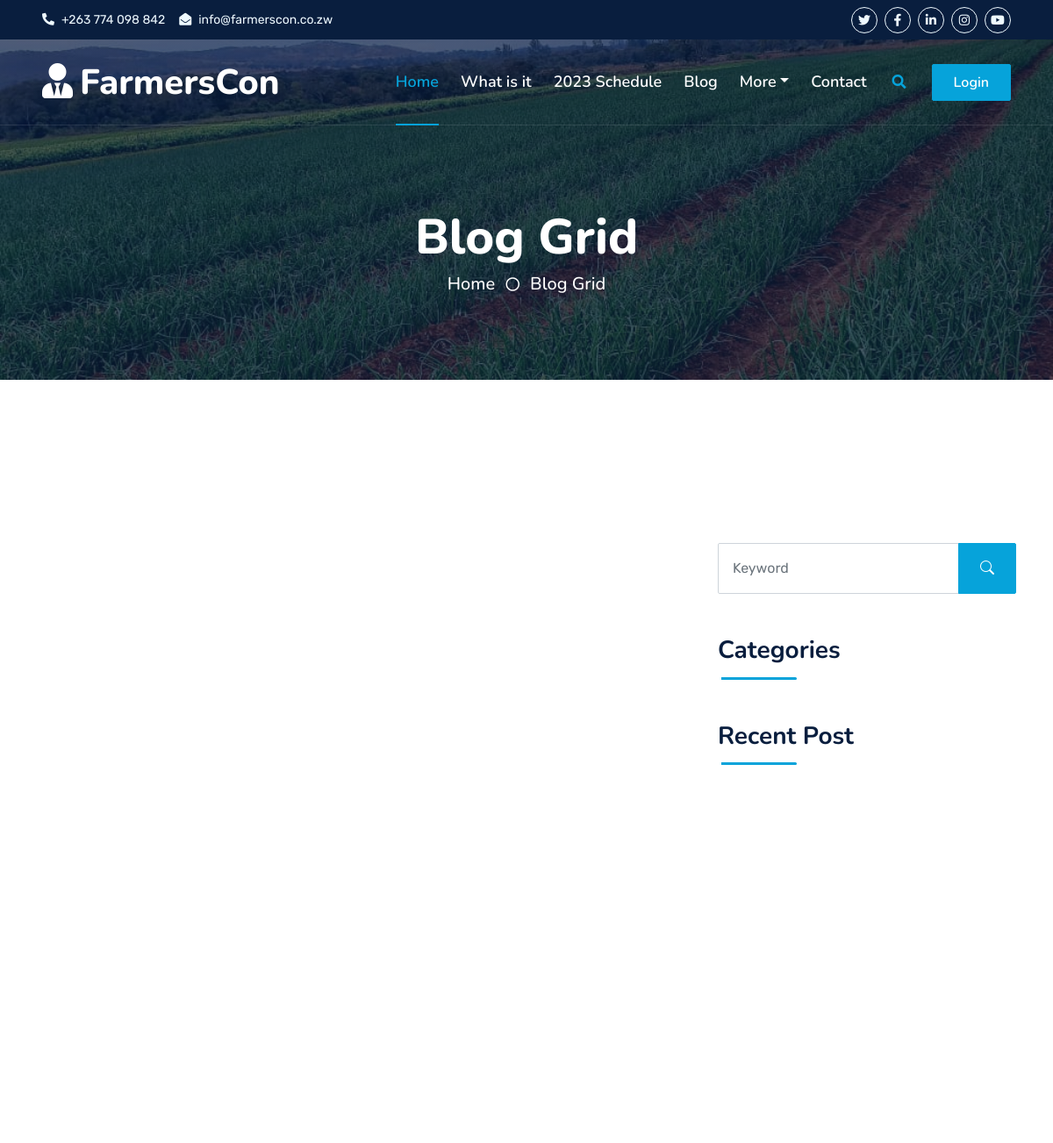
/blog (upper part), run on an earlier commit of the app's database.
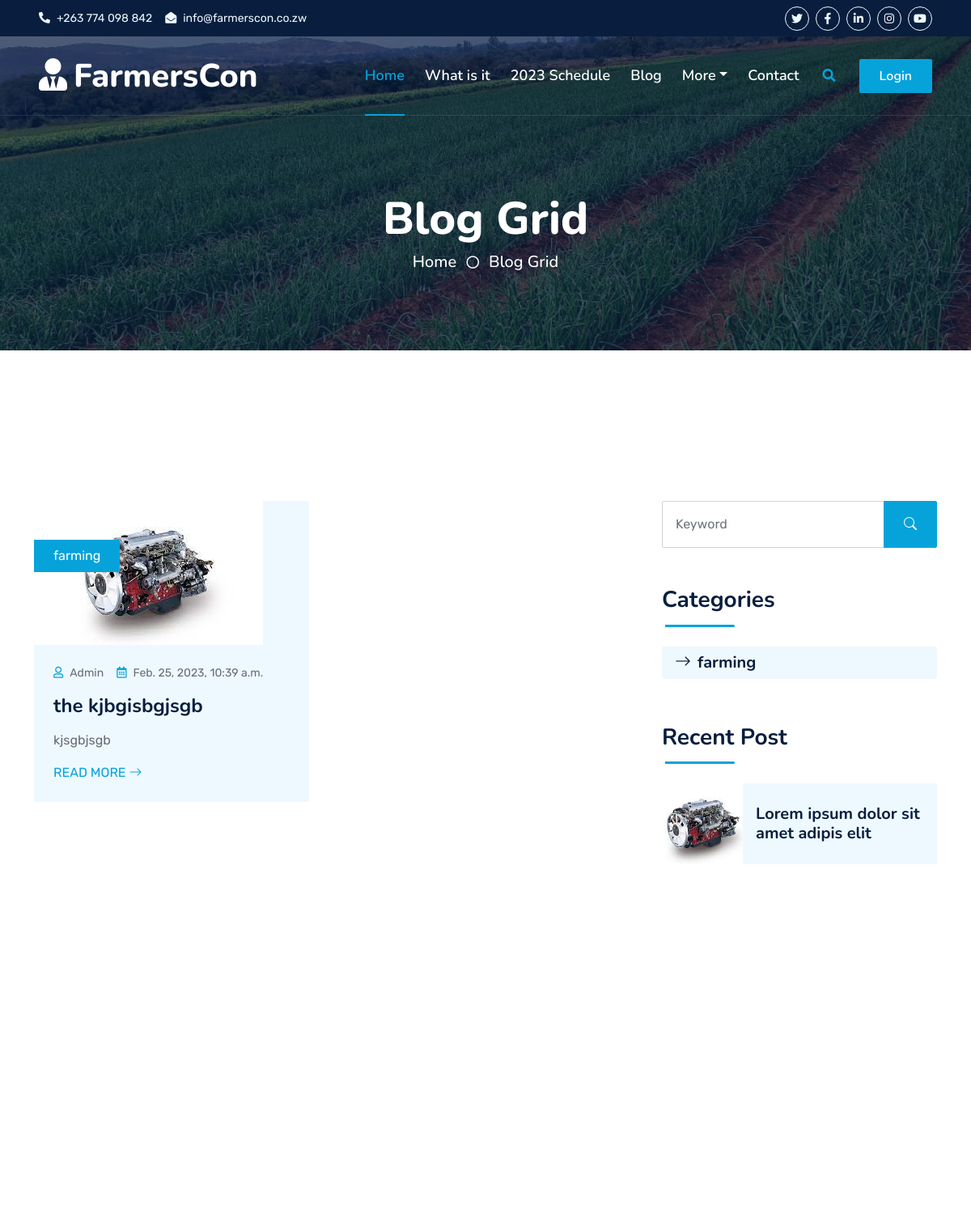
And on a later commit of the database.
### mainapp/models.py (models this page shows, shortened)
class Blog_post(models.Model):
    title = models.CharField(max_length=100)
    desc = models.CharField(max_length=100)
    thumbnail = models.ImageField(upload_to="images")
    body = models.TextField(max_length=1000)
    category = models.ForeignKey(Category,on_delete=models.CASCADE)
    date_posted = models.DateTimeField(auto_now_add=True)

class Category(models.Model):
    name = models.CharField(max_length=122)

### mainapp/views.py (the view)
# urls.py: path('blog',views.blog,name='blog'),
def blog(request):
    q =  request.GET.get('q')
    if q == None:
        blog  = Blog_post.objects.all()
    else:
        blog = Blog_post.objects.filter(Q(category__name__icontains=q)|
                                Q(title__icontains=q)
                                )
    category =  Category.objects.all()
    recent = Blog_post.objects.all()[:5]
    page = request.GET.get('page')
    paginator = Paginator(blog, 2)
    try:
        blog = paginator.page(page)
    except PageNotAnInteger:
        blog = paginator.page(1)
    except EmptyPage:
        blog = paginator.page(paginator.num_pages)
    context = {
        'blog':blog,
        'category':category,
        'recent':recent,
    }
    return render(request,'blog.html',context)

### mainapp/templates/blog.html (shortened to what this page needs)
{% extends 'base.html' %}
{% load static %}
{% block content %}
        <div class="container-fluid bg-primary py-5 bg-header" style="margin-bottom: 90px;">
            <div class="row py-5">
                <div class="col-12 pt-lg-5 mt-lg-5 text-center">
                    <h1 class="display-4 text-white animated zoomIn">Blog Grid</h1>
                    <a href="" class="h5 text-white">Home</a>
                    <i class="far fa-circle text-white px-2"></i>
                    <a href="" class="h5 text-white">Blog Grid</a>
                </div>
            </div>
        </div>
    </div>
    <div class="container-fluid py-5 wow fadeInUp" data-wow-delay="0.1s">
        <div class="container py-5">
            <div class="row g-5">
                <div class="col-lg-8">
                    <div class="row g-5">
                        {% for p in blog %}
                        <div class="col-md-6 wow slideInUp" data-wow-delay="0.1s">
                            <div class="blog-item bg-light rounded overflow-hidden">
                                <div class="blog-img position-relative overflow-hidden">
                                    <img class="img-fluid" src="{{ p.thumbnail.url }}" alt="">
                                    <a class="position-absolute top-0 start-0 bg-primary text-white rounded-end mt-5 py-2 px-4" href="">{{ p.category.name}}</a>
                                </div>
                                <div class="p-4">
                                    <div class="d-flex mb-3">
                                        <small class="me-3"><i class="far fa-user text-primary me-2"></i>Admin</small>
                                        <small><i class="far fa-calendar-alt text-primary me-2"></i>{{ p.date_posted }}</small>
                                    </div>
                                    <h4 class="mb-3">{{ p.title }}</h4>
                                    <p>{{  p.desc }}</p>
                                    <a class="text-uppercase" href="{%  url 'blog_detail' p.id %}">Read More <i class="bi bi-arrow-right"></i></a>
                                </div>
                            </div>
                        </div>
                       {%  endfor %}
                    </div>
                </div>
                <div class="col-lg-4">
                    <div class="mb-5 wow slideInUp" data-wow-delay="0.1s">
                        <div class="input-group">
                            <input type="text" class="form-control p-3" placeholder="Keyword">
                            <button class="btn btn-primary px-4"><i class="bi bi-search"></i></button>
                        </div>
                    </div>
                    <div class="mb-5 wow slideInUp" data-wow-delay="0.1s">
                        <div class="section-title section-title-sm position-relative pb-3 mb-4">
                            <h3 class="mb-0">Categories</h3>
                        </div>
                          {%   for c in category %}
                        <div class="link-animated d-flex flex-column justify-content-start">
                            <a class="h5 fw-semi-bold bg-light rounded py-2 px-3 mb-2" href="{% url 'blog' %}?q={{ c.name }}"><i class="bi bi-arrow-right me-2"></i>{{ c.name }}</a>
                         </div>
                         {%  endfor %}
                    </div>
                    <div class="mb-5 wow slideInUp" data-wow-delay="0.1s">
                        <div class="section-title section-title-sm position-relative pb-3 mb-4">
                            <h3 class="mb-0">Recent Post</h3>
                        </div>
                        {%  for r in recent %}
                        <div class="d-flex rounded overflow-hidden mb-3">
                            <img class="img-fluid" src="{{  r.thumbnail.url}}" style="width: 100px; height: 100px; object-fit: cover;" alt="">
                            <a href="{%  url 'blog_detail' r.id %}" class="h5 fw-semi-bold d-flex align-items-center bg-light px-3 mb-0">Lorem ipsum dolor sit amet adipis elit
                            </a>
                        </div>
                       {%  endfor %}
                    </div>
                </div>
            </div>
        </div>
    </div>
    <div class="container-fluid py-5 wow fadeInUp" data-wow-delay="0.1s">
        <div class="container py-5 mb-5">
            <div class="bg-white">
                <div class="owl-carousel vendor-carousel">
                </div>
            </div>
        </div>
    </div>
{%  endblock %}

### mainapp/templates/base.html (shortened to what this page needs)
{% load static %}
<!DOCTYPE html>
<html lang="en">
<head>
    <link href="https://cdnjs.cloudflare.com/ajax/libs/font-awesome/5.10.0/css/all.min.css" rel="stylesheet">
    <link href="https://cdn.jsdelivr.net/npm/bootstrap-icons@1.4.1/font/bootstrap-icons.css" rel="stylesheet">
    <link href="{% static 'lib/owlcarousel/assets/owl.carousel.min.css' %}" rel="stylesheet">
    <link href="{% static 'lib/animate/animate.min.css' %}" rel="stylesheet">
    <link href="{% static 'css/bootstrap.min.css' %}" rel="stylesheet">
    <link href="{% static 'css/style.css' %}" rel="stylesheet">
</head>
<body>
    <div class="container-fluid bg-dark px-5 d-none d-lg-block">
        <div class="row gx-0">
            <div class="col-lg-8 text-center text-lg-start mb-2 mb-lg-0">
                <div class="d-inline-flex align-items-center" style="height: 45px;">
                    <small class="me-3 text-light"><i class="fa fa-phone-alt me-2"></i>+263 774 098 842</small>
                    <small class="text-light"><i class="fa fa-envelope-open me-2"></i>info@farmerscon.co.zw</small>
                </div>
            </div>
            <div class="col-lg-4 text-center text-lg-end">
                <div class="d-inline-flex align-items-center" style="height: 45px;">
                    <a class="btn btn-sm btn-outline-light btn-sm-square rounded-circle me-2" href=""><i class="fab fa-twitter fw-normal"></i></a>
                    <a class="btn btn-sm btn-outline-light btn-sm-square rounded-circle me-2" href=""><i class="fab fa-facebook-f fw-normal"></i></a>
                    <a class="btn btn-sm btn-outline-light btn-sm-square rounded-circle me-2" href=""><i class="fab fa-linkedin-in fw-normal"></i></a>
                    <a class="btn btn-sm btn-outline-light btn-sm-square rounded-circle me-2" href=""><i class="fab fa-instagram fw-normal"></i></a>
                    <a class="btn btn-sm btn-outline-light btn-sm-square rounded-circle" href=""><i class="fab fa-youtube fw-normal"></i></a>
                </div>
            </div>
        </div>
    </div>
    <div class="container-fluid position-relative p-0">
        <nav class="navbar navbar-expand-lg navbar-dark px-5 py-3 py-lg-0">
            <a href="{%  url 'home' %}" class="navbar-brand p-0">
                <h1 class="m-0"><i class="fa fa-user-tie me-2"></i>FarmersCon</h1>
            </a>
            <div class="collapse navbar-collapse" id="navbarCollapse">
                <div class="navbar-nav ms-auto py-0">
                    <a href="{%  url 'home' %}" class="nav-item nav-link active">Home</a>
                    <a href="{%  url 'about' %}" class="nav-item nav-link">What is it</a>
                    <a href="service.html" class="nav-item nav-link">2023 Schedule</a>
                    <div class="nav-item dropdown">
                        <a href="{%  url 'blog' %}" class="nav-link ">Blog</a>
                    </div>
                    <div class="nav-item dropdown">
                        <a href="#" class="nav-link dropdown-toggle" data-bs-toggle="dropdown">More</a>
                    </div>
                    <a href="{%  url 'contact' %}" class="nav-item nav-link">Contact</a>
                </div>
                <butaton type="button" class="btn text-primary ms-3" data-bs-toggle="modal" data-bs-target="#searchModal"><i class="fa fa-search"></i></butaton>
                <a href="" class="btn btn-primary py-2 px-4 ms-3">Login</a>
            </div>
        </nav>
     {% block content %}
{% endblock %}
</body>
</html>

### static/css/style.css (style rules this page uses)
:root { --primary: #06A3DA; --secondary: #34AD54; --light: #EEF9FF; --dark: #091E3E; }
h1, h2, .fw-bold { font-weight: 800 !important; }
h3, h4, .fw-semi-bold { font-weight: 700 !important; }
.btn { font-family: 'Nunito', sans-serif; font-weight: 600; transition: .5s; }
.btn-primary, .btn-secondary { color: #FFFFFF; box-shadow: inset 0 0 0 50px transparent; }
.btn-sm-square { width: 30px; height: 30px; }
.btn-square, .btn-sm-square, .btn-lg-square { padding-left: 0; padding-right: 0; text-align: center; }
.navbar-dark .navbar-nav .nav-link { font-family: 'Nunito', sans-serif; position: relative; margin-left: 25px; padding: 35px 0; color: #FFFFFF; font-size: 18px; font-weight: 600; outline: none; transition: .5s; }
.navbar-dark .navbar-nav .nav-link:hover, .navbar-dark .navbar-nav .nav-link.active { color: var(--primary); }
.navbar-dark .navbar-brand h1 { color: #FFFFFF; }
@media (min-width: 992px) { .navbar-dark { position: absolute; width: 100%; top: 0; left: 0; border-bottom: 1px solid rgba(256, 256, 256, .1); z-index: 999; } }
@media (min-width: 992px) { .navbar-dark .navbar-nav .nav-link::before { position: absolute; content: ""; width: 0; height: 2px; bottom: -1px; left: 50%; background: var(--primary); transition: .5s; } }
@media (min-width: 992px) { .navbar-dark .navbar-nav .nav-link:hover::before, .navbar-dark .navbar-nav .nav-link.active::before { width: 100%; left: 0; } }
.section-title::before { position: absolute; content: ""; width: 150px; height: 5px; left: 0; bottom: 0; background: var(--primary); border-radius: 2px; }
.section-title.section-title-sm::before { width: 90px; height: 3px; }
.section-title::after { position: absolute; content: ""; width: 6px; height: 5px; bottom: 0px; background: #FFFFFF; -webkit-animation: section-title-run 5s infinite linear; animation: section-title-run 5s infinite linear; }
.section-title.section-title-sm::after { width: 4px; height: 3px; }
.section-title.section-title-sm::after { -webkit-animation: section-title-run-sm 5s infinite linear; animation: section-title-run-sm 5s infinite linear; }
.team-item .team-img img, .blog-item .blog-img img { transition: .5s; }
.bg-header { background: linear-gradient(rgba(9, 30, 62, .7), rgba(9, 30, 62, .7)), url(../img/img-2.jpeg) center center no-repeat; background-size: cover; }
.link-animated a { transition: .5s; }

What changed in the data, as far as the page shows it:
added Blog_post: thumbnail (picture), category.name "farming", date_posted "Feb. 25, 2023, 10:39 a.m.", title "the kjbgisbgjsgb", desc "kjsgbjsgb"
added Category: name "farming"
